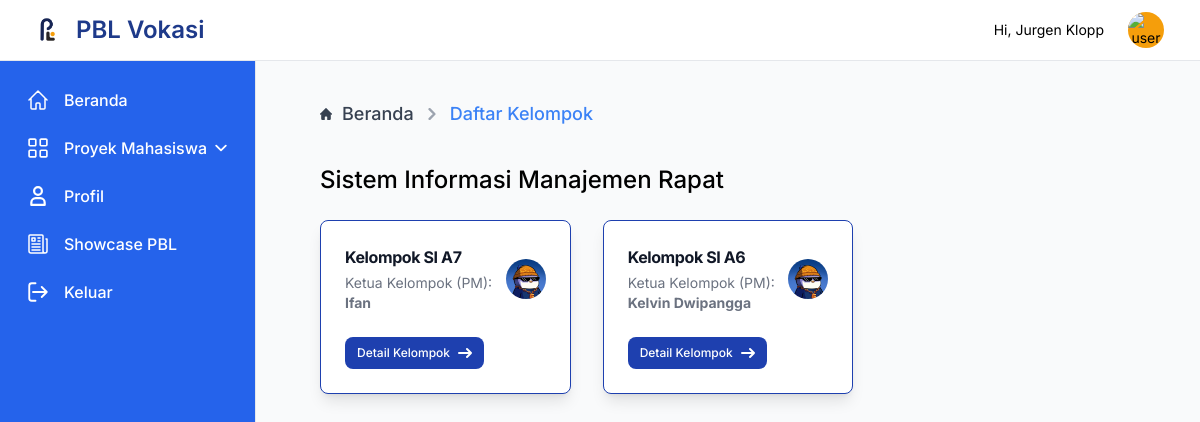
Screenshot of /dosen/kelproj.php?id=43 (signed in) with the database file from the repository.
### tables this page shows
CREATE TABLE `proyek` (
  `id_proyek` int(20) NOT NULL,
  `nama_proyek` varchar(500) NOT NULL,
  `deskripsi_proyek` varchar(2500) NOT NULL,
  `id_user` varchar(250) NOT NULL,
  `req` varchar(2500) NOT NULL,
  `minggu` int(10) NOT NULL,
  `status_show` varchar(10) NOT NULL,
  `feature_id` int(20) NOT NULL
);

CREATE TABLE `bunch` (
  `bunch_id` int(20) NOT NULL,
  `bunch_name` varchar(250) NOT NULL,
  `leader_id` varchar(250) NOT NULL,
  `project_id` int(20) NOT NULL,
  `grade` int(20) NOT NULL
);

CREATE TABLE `user` (
  `email` varchar(250) NOT NULL,
  `id` varchar(20) NOT NULL,
  `nama_user` varchar(250) NOT NULL,
  `level` varchar(250) NOT NULL,
  `gambar` varchar(500) NOT NULL,
  `password` varchar(700) NOT NULL
);

### query/query.php (called while the page is built, shortened)
<?php
require 'connectdb.php';
function execThis($query)
{
  global $conn;
  $result = mysqli_query($conn, $query);
  $rows = [];
  while ($row = mysqli_fetch_assoc($result)) {
    $rows[] = $row;
  }
  return $rows;
}

### dosen/content/content.php (the view)
<?php
$bunches = execThis("SELECT bunch_id, project_id, bunch_name, nama_user, nama_proyek FROM bunch INNER JOIN user ON bunch.leader_id = user.email INNER JOIN proyek ON bunch.project_id = proyek.id_proyek WHERE project_id = " . $_GET['id'] . "");
?>
<div class="py-1 max-w-screen-xl lg:py-2">
  <?php if ($bunches == []) {
    $bunches = execThis("SELECT nama_proyek FROM proyek WHERE id_proyek = " . $_GET['id'] . "");
  ?>
    <h2 class="text-2xl pb-6 font-medium"><?= $bunches[0]['nama_proyek'] ?></h2>
    <div class="h-fit">
      <h2 class="text-center font-normal text-gray-400 leading-loose">Belum ada kelompok yang mengambil</h2>
    </div>
  <?php } else { ?>
    <h2 class="text-2xl pb-6 font-medium"><?= $bunches[0]['nama_proyek'] ?></h2>
    <div class="grid gap-8 lg:grid-cols-3">
      <?php foreach ($bunches as $bunch) : ?>
        <div class="max-w-full shadow-lg p-6 bg-white border border-blue-800 flex flex-col justify-between items-start rounded-lg">
          <div class="flex justify-between w-full items-center mb-4">
            <a href="./projects.php?bid=<?= $bunch['bunch_id'] ?>&id=<?= $_GET['id'] ?>" class="flex flex-col justify-between">
              <h5 class="mb-1 text-md font-bold tracking-tight text-gray-900 hover:underline ">Kelompok <?= $bunch['bunch_name'] ?></h5>
              <span class="text-sm text-gray-500">Ketua Kelompok (PM): <span class="font-bold"><?= $bunch['nama_user'] ?></span></span>
            </a>
            <img class="w-10 h-10 rounded-full" src="/PBL/assets/img/ian.jpeg" alt="Rounded avatar">
          </div>
          <a href="./projects.php?bid=<?= $bunch['bunch_id'] ?>&id=<?= $_GET['id'] ?>" class="inline-flex items-center px-3 py-2 text-xs font-medium text-center text-white bg-blue-800 rounded-lg hover:scale-105 duration-300 ease-in-out mt-2 focus:ring-4 focus:outline-none focus:ring-blue-300">
            Detail Kelompok
            <svg class="rtlamberate-180 w-3.5 h-3.5 ms-2" aria-hidden="true" xmlns="http://www.w3.org/2000/svg" fill="none" viewBox="0 0 14 10">
              <path stroke="currentColor" stroke-linecap="round" stroke-linejoin="round" stroke-width="2" d="M1 5h12m0 0L9 1m4 4L9 9" />
            </svg>
          </a>
        </div>
      <?php endforeach; ?>
    </div>
  <?php } ?>
</div>

### includes/head.php (style rules this page uses)
body { font-family: 'Inter', sans-serif; }
html { scroll-behavior: smooth; }

### rows the page displays
proyek: nama_proyek "Sistem Informasi Manajemen Rapat"
bunch: bunch_name "SI A7", leader.nama_user "Ifan"
bunch: bunch_name "SI A6", leader.nama_user "Kelvin Dwipangga"

### other values shown
$_SESSION['nama_user'] "Jurgen Klopp"
